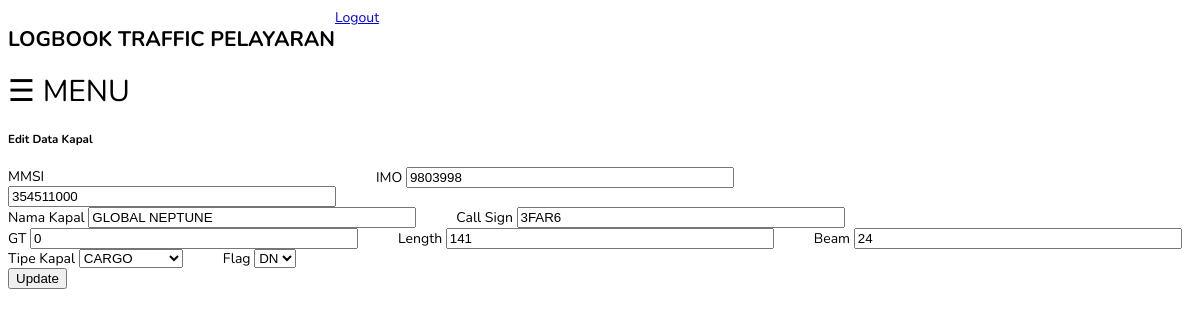
/editKapal.php?MMSI=354511000 (signed in), run on the app's committed database.
### tables this page shows
CREATE TABLE `kapal` (
  `MMSI` int(20) NOT NULL,
  `Nama_kapal` varchar(30) NOT NULL,
  `Call_sign` varchar(20) DEFAULT NULL,
  `IMO` int(20) DEFAULT NULL,
  `Tipe_kapal` enum('CARGO','CRUISE','PASSENGER','TANKER','TUG','TUG BOAT','OTHER') DEFAULT NULL,
  `Gross_tonnage` double DEFAULT NULL,
  `Length` double DEFAULT NULL,
  `Width` double DEFAULT NULL,
  `Flag` enum('DN','LN') NOT NULL
);

### editKapal.php (the view, shortened to what this page needs)
<?php
    include 'layout.php';
    include_once 'config.php';
    $old_MMSI_get = $_GET['MMSI'];
    $data = mysqli_query($mysqli, "SELECT * FROM kapal WHERE `kapal`.`MMSI` = $old_MMSI_get");
    while($data2 = mysqli_fetch_array($data)) {
        $old_MMSI_get = $data2['MMSI'];
        $Nama_kapal_get = $data2['Nama_kapal'];
        $Call_sign_get = $data2['Call_sign'];
        $IMO_get = $data2['IMO'];
        $Gross_tonnage_get = $data2['Gross_tonnage'];
        $Length_get = $data2['Length'];
        $Width_get = $data2['Width'];
        $Flag_get = $data2['Flag'];
    }
?>
<html>
    <head>
    </head>
    <body>
        <div class="container">
            <div class="card mt-4">
                <div class="card-body">
                    <h5 class="card-title fw-bolder mb-3">Edit Data Kapal</h5>
                    <form action="editKapal.php" method="post" name="update_kapal">
                        <div style="display:flex; align-items:flex-start;">
                            <div class="mb-3">
                                <label for="MMSI" class="form-label">MMSI</label>
                                <div class="col-md-3">
                                    <input id="MMSI" name="MMSI" type="number" class="form-control" style="width:320px" value=<?php echo $old_MMSI_get; ?>
                                    oninput="javascript: if (this.value.length > this.maxLength) this.value = this.value.slice(0, this.maxLength);"
                                    required maxlength="9">
                                </div>
                            </div>
                            <div class="mb-3">
                                <label for="IMO" class="form-label">IMO</label>
                                <input type="number" class="form-control"id="IMO" name="IMO" style="width:320px" nullable value=<?php echo $IMO_get ?>>
                            </div>
                        </div>
                        <div style="display:flex; align-items:flex-start;">
                            <div class="mb-3">
                                <label for="Nama_kapal" class="form-label">Nama Kapal</label>
                                <input type="text" class="form-control"id="Nama_kapal" name="Nama_kapal" style="width:320px" required value="<?php echo $Nama_kapal_get; ?>">
                            </div>
                            <div class="mb-3">
                                <label for="Call_sign" class="form-label">Call Sign</label>
                                <input type="text" class="form-control"id="Call_sign" name="Call_sign" style="width:320px" required value=<?php echo $Call_sign_get?>>
                            </div>
                        </div>
                        <div style="display:flex; align-items:flex-start;">
                            <div class="mb-3">
                                <label for="Gross_tonnage" class="form-label">GT</label>
                                <input type="number" step="0.001" class="form-control"id="Gross_tonnage" name="Gross_tonnage" style="width:320px" nullable value=<?php echo $Gross_tonnage_get ?>>
                            </div>
                            <div class="mb-3">
                                <label for="Length" class="form-label">Length</label>
                                <input type="number" step="0.1" class="form-control"id="Length" name="Length" style="width:320px" nullable value=<?php echo $Length_get?>>
                            </div>
                            <div class="mb-3">
                                <label for="Width" class="form-label">Beam</label>
                                <input type="number" step="0.1" class="form-control"id="Width" name="Width" style="width:320px" nullable value=<?php echo $Width_get?>>
                            </div>
                        </div>
                        <div style="display:flex; align-items:flex-start;">
                            <div class="mb-3">
                                <label for="Tipe_kapal" class="form-label">Tipe Kapal</label>
                                <select name='Tipe_kapal'>
                                <?php
                                            $result = mysqli_query($mysqli, "SELECT COLUMN_TYPE FROM INFORMATION_SCHEMA.COLUMNS WHERE TABLE_NAME = 'kapal' AND COLUMN_NAME = 'Tipe_kapal'");
                                            $row = mysqli_fetch_array($result);
                                            $enumList = explode(",", str_replace("'", "", substr($row['COLUMN_TYPE'], 5, (strlen($row['COLUMN_TYPE'])-6))));
                                            foreach($enumList as $value)
                                            echo "<option value=\"$value\">$value</option>";
                                ?>
                                </select>
                            </div>
                            <div class="mb-3">
                                <label for="Flag" class="form-label">Flag</label>
                                <select name='Flag' value=<?php echo $Flag_get?>>
                                <?php
                                            $result = mysqli_query($mysqli, "SELECT COLUMN_TYPE FROM INFORMATION_SCHEMA.COLUMNS WHERE TABLE_NAME = 'kapal' AND COLUMN_NAME = 'Flag'");
                                            $row = mysqli_fetch_array($result);
                                            $enumList = explode(",", str_replace("'", "", substr($row['COLUMN_TYPE'], 5, (strlen($row['COLUMN_TYPE'])-6))));
                                            foreach($enumList as $value)
                                            echo "<option value=\"$value\">$value</option>";
                                ?>
                                </select>
                            </div>
                        </div>
                        <div class="text-center">
                            <input type="submit" name="Submit" class="btn btn-primary" value="Update" />
                        </div>
                    </form>
                </div>
            </div>
        </div>
    </body>
</html>

### layout.php (style rules this page uses)
body { font-family: 'Nunito'; font-size: 14px; }

### data on the page
kapal: MMSI "354511000", IMO "9803998", Nama_kapal "GLOBAL NEPTUNE", Call_sign "3FAR6", Gross_tonnage "0", Length "141", Width "24", Flag "DN"

### other printed values
form field Tipe_kapal "CARGO"
